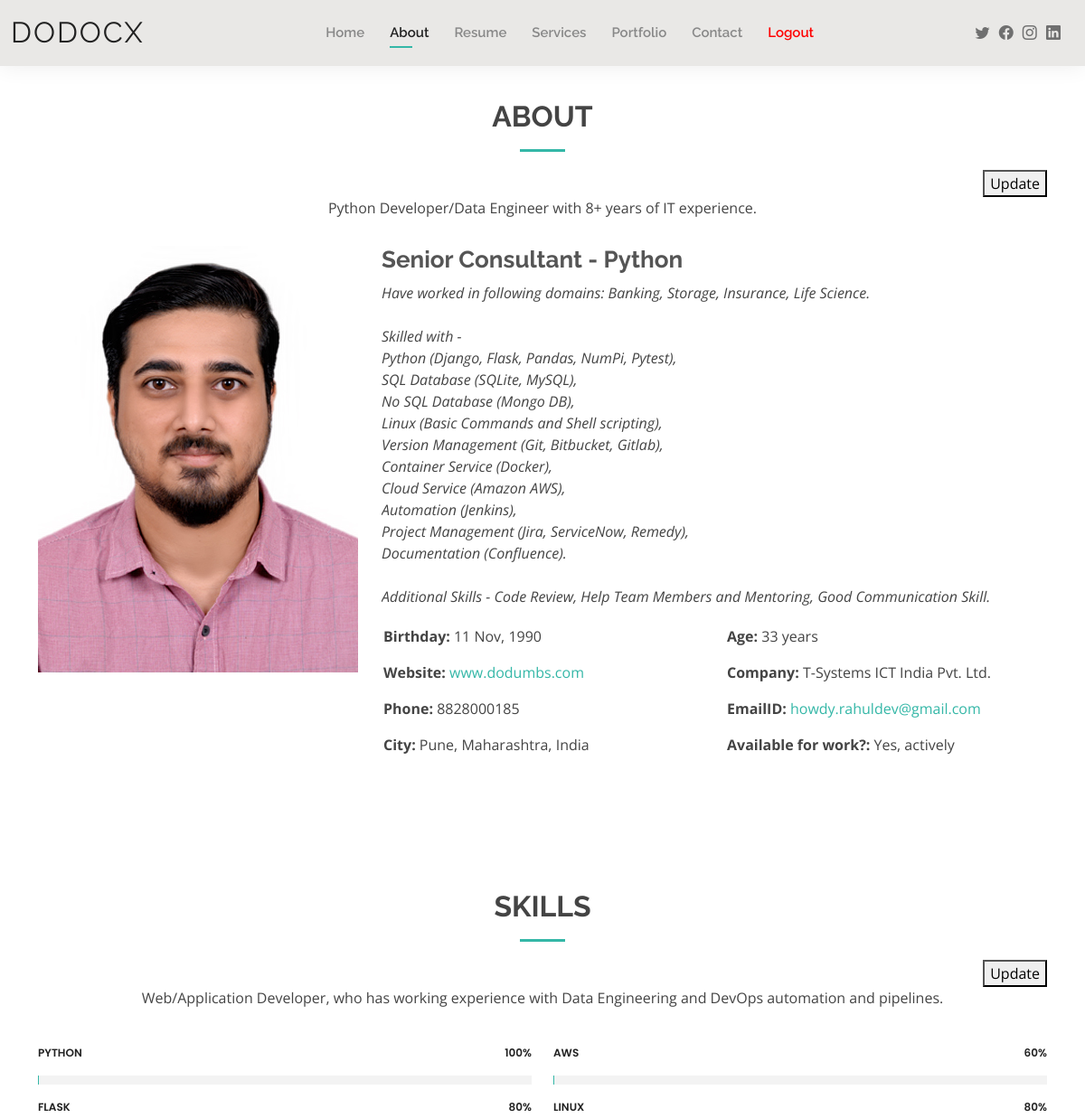
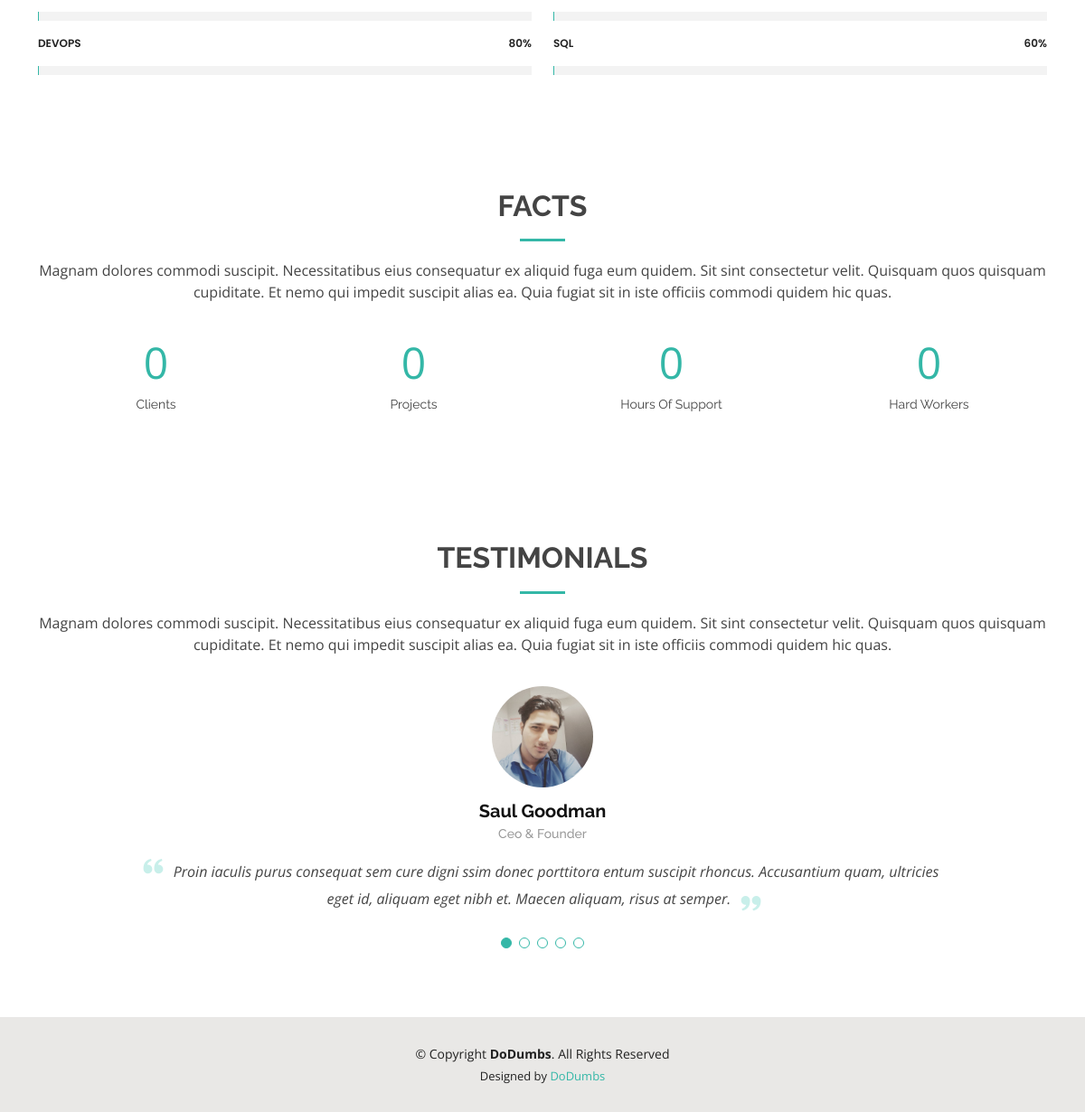
Page /about/ (signed in) on the committed database (2 pictures, top to bottom).
### database/models.py (models this page shows, shortened)
class AboutMe(db.Model):
    userid = db.Column("UserID", db.String(20), primary_key=True)
    email = db.Column("EmailID", db.String(100))
    summary = db.Column("Summary", db.String(64000))
    about = db.Column("About", db.String(16000000))
    company = db.Column("Company", db.String(100))
    dpfile = db.Column("DPFile", db.String(500))
    designation = db.Column("Designation", db.String(100))
    dob = db.Column("DOB", db.String(10))
    phone = db.Column("Phone", db.String(15))
    city = db.Column("City", db.String(100))
    availability = db.Column("Availability", db.Integer())
    website = db.Column("Website", db.String(100))

### views.py (the view)
@app.route("/about/")
@check_login
def about_me():
    userid = session[USERID]
    user_details = AboutMe.query.filter_by(userid=userid).first()
    about_fields = dict()
    about_fields[EMAIL] = anchorify(user_details.email, mailto=True)
    about_fields[SUMMARY] = user_details.summary
    about_fields[ABOUT] = urldetector(user_details.about)
    about_fields[COMPANY] = user_details.company
    about_fields[DPFILE] = user_details.dpfile
    if not about_fields[DPFILE]:
        about_fields[DPFILE] = PROFILE_PIC
    about_fields[DESIGNATION] = user_details.designation
    dob = user_details.dob
    if dob:
        about_fields[DOB] = dobformat(dob)
    else:
        about_fields[DOB] = None
    about_fields[PHONE] = user_details.phone
    about_fields[CITY] = user_details.city
    about_fields[WEBSITE] = anchorify(user_details.website)
    about_fields[AVAILABILITY] = JOB_ACTIVITY.get(user_details.availability)
    if about_fields[DOB]:
        about_fields[AGE] = calculateage(dob)
    else:
        about_fields[AGE] = None
    global ABOUTME
    ABOUTME = about_fields
    return render_template(
        ABOUT_PAGE,
        **about_fields,
        skilldesc="Web/Application Developer, who has working experience with Data Engineering and DevOps automation and pipelines.",
        skill1="Python",
        progress1="100",
        skill2="Flask",
        progress2="80",
        skill3="DevOps",
        progress3="80",
        skill4="AWS",
        progress4="60",
        skill5="Linux",
        progress5="80",
        skill6="SQL",
        progress6="60",
    )

### common_functions/module.py (called while the page is built)
def calculateage(dob):
    year, month, day = list(map(lambda s: int(s), dob.split("-")))
    birthDate = date(year, month, day)
    today = date.today()
    age = today.year - birthDate.year - ((today.month, today.day) < (birthDate.month, birthDate.day))
    return f"{age} years"

def anchorify(url, mailto=False):
    if not mailto:
        link = f"https://{url}" if not url.startswith("http") else url
        return f'<a target="_blank" href="{link}">{url}</a>'
    return f'<a target="_blank" href="mailto:{url}">{url}</a>'

def urldetector(para):
    regex = r"(?i)\b((?:https?://|www\d{0,3}[.]|[a-z0-9.\-]+[.][a-z]{2,4}/)(?:[^\s()<>]+|\(([^\s()<>]+|" \
            r"(\([^\s()<>]+\)))*\))+(?:\(([^\s()<>]+|(\([^\s()<>]+\)))*\)|[^\s`!()\[\]{};:'\".,<>?«»“”‘’]))"
    urls = re.findall(regex, para)
    for url in urls:
        para = para.replace(url[0], anchorify(url[0]))
    return para

def check_login(routefunc):
    @wraps(routefunc)
    def validate():
        userid = session.get("userid", None)
        if not userid:
            flash("You are not logged in. Please login.", "message")
            return redirect(url_for("login"))
        return routefunc()
    return validate

def dobformat(dob):
    months = {
        "01": "January",
        "02": "February",
        "03": "March",
        "04": "April",
        "05": "May",
        "06": "June",
        "07": "July",
        "08": "August",
        "09": "September",
        "10": "October",
        "11": "November",
        "12": "December",
    }
    year, month, day = dob.split("-")
    return f"{day} {months[month][:3]}, {year}"

### templates/about.html (shortened to what this page needs)
<!DOCTYPE html>
<html lang="en">
<head>
  <link href="../static/assets/vendor/aos/aos.css" rel="stylesheet">
  <link href="../static/assets/vendor/bootstrap/css/bootstrap.min.css" rel="stylesheet">
  <link href="../static/assets/vendor/bootstrap-icons/bootstrap-icons.css" rel="stylesheet">
  <link href="../static/assets/vendor/boxicons/css/boxicons.min.css" rel="stylesheet">
  <link href="../static/assets/vendor/glightbox/css/glightbox.min.css" rel="stylesheet">
  <link href="../static/assets/vendor/swiper/swiper-bundle.min.css" rel="stylesheet">
  <link href="../static/assets/css/style.css" rel="stylesheet">
</head>
<body>
  <header id="header" class="fixed-top">
    <div class="container-fluid d-flex justify-content-between align-items-center">
      <h1 class="logo me-auto me-lg-0"><a href="index.html">DoDocx</a></h1>
      <nav id="navbar" class="navbar order-last order-lg-0">
        <ul>
          <li><a href="/home">Home</a></li>
          <li><a class="active" href="/about">About</a></li>
          <li><a href="resume.html">Resume</a></li>
          <li><a href="services.html">Services</a></li>
          <li><a href="portfolio.html">Portfolio</a></li>
          <li><a href="contact.html">Contact</a></li>
          <li><a onclick="myFunction()" style="color:red;" href="#">Logout</a></li>
        </ul>
      </nav>
      <div class="header-social-links">
        <a href="#" class="twitter"><i class="bi bi-twitter"></i></a>
        <a href="#" class="facebook"><i class="bi bi-facebook"></i></a>
        <a href="#" class="instagram"><i class="bi bi-instagram"></i></a>
        <a href="#" class="linkedin"><i class="bi bi-linkedin"></i></a>
      </div>
    </div>
  </header>
  <main id="main">
    <section id="about" class="about">
      <div class="container" data-aos="fade-up">
        <div class="section-title">
          <h2>About</h2>
          <p align="right">
            <button type="button" onclick="location.href = './addormodify/';">Update</button>
          </p>
          <p>{{ summary }}</p>
        </div>
        <div class="row">
          <div class="col-lg-4">
            <img src="../static/profile_avatars/{{ dpfile }}" class="img-fluid" alt="">
          </div>
          <div class="col-lg-8 pt-4 pt-lg-0 content">
            <h3>{{ designation }}</h3>
            <p style="white-space: pre; overflow:auto; pointer-events: initial" class="fst-italic">{{ about|safe }}</p>
            <div class="row">
              <div class="col-lg-6">
                <ul>
                  <li><i class="bi bi-rounded-right"></i> <strong>Birthday:</strong> {{ dob }}</li>
                  <li><i class="bi bi-rounded-right"></i> <strong>Website:</strong> {{ website|safe }}</li>
                  <li><i class="bi bi-rounded-right"></i> <strong>Phone:</strong> {{ phone }}</li>
                  <li><i class="bi bi-rounded-right"></i> <strong>City:</strong> {{ city }}</li>
                </ul>
              </div>
              <div class="col-lg-6">
                <ul>
                  <li><i class="bi bi-rounded-right"></i> <strong>Age:</strong> {{ age }}</li>
                  <li><i class="bi bi-rounded-right"></i> <strong>Company:</strong> {{ company }}</li>
                  <li><i class="bi bi-rounded-right"></i> <strong>EmailID:</strong> {{ email|safe }}</li>
                  <li><i class="bi bi-rounded-right"></i> <strong>Available for work?:</strong> {{ availability }}</li>
                </ul>
              </div>
            </div>
          </div>
        </div>
      </div>
    </section>
    <section id="skills" class="skills">
      <div class="container" data-aos="fade-up">
        <div class="section-title">
          <h2>Skills</h2>
          <p align="right">
            <button type="button" onclick="location.href = './modifyskills/';">Update</button>
          </p>
          <p>{{ skilldesc }}</p>
        </div>
        <div class="row skills-content">
          <div class="col-lg-6">
            <div class="progress">
              <span class="skill">{{ skill1 }} <i class="val">{{ progress1 }}%</i></span>
              <div class="progress-bar-wrap">
              </div>
            </div>
            <div class="progress">
              <span class="skill">{{ skill2 }} <i class="val">{{ progress2 }}%</i></span>
              <div class="progress-bar-wrap">
              </div>
            </div>
            <div class="progress">
              <span class="skill">{{ skill3 }} <i class="val">{{ progress3 }}%</i></span>
              <div class="progress-bar-wrap">
              </div>
            </div>
          </div>
          <div class="col-lg-6">
            <div class="progress">
              <span class="skill">{{ skill4 }} <i class="val">{{ progress4 }}%</i></span>
              <div class="progress-bar-wrap">
              </div>
            </div>
            <div class="progress">
              <span class="skill">{{ skill5 }} <i class="val">{{ progress5 }}%</i></span>
              <div class="progress-bar-wrap">
              </div>
            </div>
            <div class="progress">
              <span class="skill">{{ skill6 }} <i class="val">{{ progress6 }}%</i></span>
              <div class="progress-bar-wrap">
              </div>
            </div>
          </div>
        </div>
      </div>
    </section>
    <section id="facts" class="facts">
      <div class="container" data-aos="fade-up">
        <div class="section-title">
          <h2>Facts</h2>
          <p>Magnam dolores commodi suscipit. Necessitatibus eius consequatur ex aliquid fuga eum quidem. Sit sint consectetur velit. Quisquam quos quisquam cupiditate. Et nemo qui impedit suscipit alias ea. Quia fugiat sit in iste officiis commodi quidem hic quas.</p>
        </div>
        <div class="row counters">
          <div class="col-lg-3 col-6 text-center">
            <span data-purecounter-start="0" data-purecounter-end="232" data-purecounter-duration="1" class="purecounter"></span>
            <p>Clients</p>
          </div>
          <div class="col-lg-3 col-6 text-center">
            <span data-purecounter-start="0" data-purecounter-end="521" data-purecounter-duration="1" class="purecounter"></span>
            <p>Projects</p>
          </div>
          <div class="col-lg-3 col-6 text-center">
            <span data-purecounter-start="0" data-purecounter-end="1463" data-purecounter-duration="1" class="purecounter"></span>
            <p>Hours Of Support</p>
          </div>
          <div class="col-lg-3 col-6 text-center">
            <span data-purecounter-start="0" data-purecounter-end="15" data-purecounter-duration="1" class="purecounter"></span>
            <p>Hard Workers</p>
          </div>
        </div>
      </div>
    </section>
    <section id="testimonials" class="testimonials">
      <div class="container" data-aos="fade-up">
        <div class="section-title">
          <h2>Testimonials</h2>
          <p>Magnam dolores commodi suscipit. Necessitatibus eius consequatur ex aliquid fuga eum quidem. Sit sint consectetur velit. Quisquam quos quisquam cupiditate. Et nemo qui impedit suscipit alias ea. Quia fugiat sit in iste officiis commodi quidem hic quas.</p>
        </div>
        <div class="testimonials-slider swiper" data-aos="fade-up" data-aos-delay="100">
          <div class="swiper-wrapper">
            <div class="swiper-slide">
              <div class="testimonial-item">
                <img src="../static/assets/img/testimonials/testimonials-1.jpg" class="testimonial-img" alt="">
                <h3>Saul Goodman</h3>
                <h4>Ceo &amp; Founder</h4>
                <p>
                  <i class="bx bxs-quote-alt-left quote-icon-left"></i>
                  Proin iaculis purus consequat sem cure digni ssim donec porttitora entum suscipit rhoncus. Accusantium quam, ultricies eget id, aliquam eget nibh et. Maecen aliquam, risus at semper.
                  <i class="bx bxs-quote-alt-right quote-icon-right"></i>
                </p>
              </div>
            </div>
          </div>
          <div class="swiper-pagination"></div>
        </div>
      </div>
    </section>
  </main>
  <footer id="footer">
    <div class="container">
      <div class="copyright">
        &copy; Copyright <strong><span>DoDumbs</span></strong>. All Rights Reserved
      </div>
      <div class="credits">
        Designed by <a href="https://www.dodumbs.com/">DoDumbs</a>
      </div>
    </div>
  </footer>
</body>
</html>

### static/assets/css/style.css (style rules this page uses)
body { font-family: "Open Sans", sans-serif; color: #444444; }
a { color: #34b7a7; text-decoration: none; }
h1, h2, h3, h4, h5, h6 { font-family: "Raleway", sans-serif; }
#main { margin-top: 50px; }
#header { background: #e9e8e6; box-shadow: 0px 0px 25px 0 rgba(0, 0, 0, 0.08); z-index: 997; padding: 15px 0; }
#header .logo { font-size: 32px; margin: 0; padding: 0; line-height: 1; font-weight: 400; letter-spacing: 2px; text-transform: uppercase; }
#header .logo a { color: #222222; }
.header-social-links { padding-right: 15px; }
.header-social-links a { color: #6f6f6f; padding-left: 6px; display: inline-block; line-height: 0px; transition: 0.3s; font-size: 16px; }
.navbar { padding: 0; }
.navbar ul { margin: 0; padding: 0; display: flex; list-style: none; align-items: center; }
.navbar li { position: relative; padding: 10px 0 10px 28px; }
.navbar a, .navbar a:focus { display: flex; align-items: center; justify-content: space-between; font-family: "Raleway", sans-serif; font-size: 15px; font-weight: 600; color: #888888; white-space: nowrap; transition: 0.3s; position: relative; }
.navbar>ul>li>a:before { content: ""; position: absolute; width: 0; height: 2px; bottom: -5px; left: 0; background-color: #34b7a7; visibility: hidden; width: 0px; transition: all 0.3s ease-in-out 0s; }
.navbar a:hover:before, .navbar li:hover>a:before, .navbar .active:before { visibility: visible; width: 25px; }
.navbar a:hover, .navbar .active, .navbar .active:focus, .navbar li:hover>a { color: #222222; }
section { padding: 60px 0; }
.section-title { text-align: center; padding-bottom: 30px; }
.section-title h2 { font-size: 32px; font-weight: bold; text-transform: uppercase; margin-bottom: 20px; padding-bottom: 20px; position: relative; }
.section-title h2::after { content: ""; position: absolute; display: block; width: 50px; height: 3px; background: #34b7a7; bottom: 0; left: calc(50% - 25px); }
.section-title p { margin-bottom: 0; }
.about .content h3 { font-weight: 700; font-size: 26px; color: #555555; }
.about .content ul { list-style: none; padding: 0; }
.about .content ul li { padding-bottom: 10px; }
.about .content ul i { font-size: 20px; padding-right: 2px; color: #34b7a7; }
.skills .progress { height: 60px; display: block; background: none; border-radius: 0; }
.skills .progress .skill { padding: 10px 0; margin: 0 0 6px 0; text-transform: uppercase; display: block; font-weight: 600; font-family: "Poppins", sans-serif; color: #222222; }
.skills .progress .skill .val { float: right; font-style: normal; }
.skills .progress-bar-wrap { background: #f3f3f3; }
.facts .counters span { font-size: 48px; display: block; color: #34b7a7; }
.facts .counters p { padding: 0; margin: 0 0 20px 0; font-family: "Raleway", sans-serif; font-size: 14px; }
.testimonials .testimonials-carousel, .testimonials .testimonials-slider { overflow: hidden; }
.testimonials .testimonial-item { text-align: center; }
.testimonials .testimonial-item .testimonial-img { width: 120px; border-radius: 50%; border: 4px solid #fff; margin: 0 auto; }
.testimonials .testimonial-item h3 { font-size: 20px; font-weight: bold; margin: 10px 0 5px 0; color: #111; }
.testimonials .testimonial-item h4 { font-size: 14px; color: #999; margin: 0 0 15px 0; }
.testimonials .testimonial-item .quote-icon-left, .testimonials .testimonial-item .quote-icon-right { color: #c8efea; font-size: 26px; }
.testimonials .testimonial-item .quote-icon-left { display: inline-block; left: -5px; position: relative; }
.testimonials .testimonial-item .quote-icon-right { display: inline-block; right: -5px; position: relative; top: 10px; }
.testimonials .testimonial-item p { font-style: italic; margin: 0 auto 15px auto; }
@media (min-width: 992px) { .testimonials .testimonial-item p { width: 80%; } }
.testimonials .swiper-pagination { margin-top: 20px; position: relative; }
#footer { background: #e9e8e6; padding: 30px 0; color: #222222; font-size: 14px; text-align: center; }
#footer .credits { padding-top: 5px; font-size: 13px; }
#footer .credits a { color: #34b7a7; }

### rows in the picture
AboutMe: Summary "Python Developer/Data Engineer with 8+ years of IT experience.", DPFile (picture), Designation "Senior Consultant - Python", About "Have worked in following domains: Banking, Storage, Insurance, Life Science. Skilled with - Python (Django, Flask, Pandas, NumPi, Pytest), SQL Database (SQLite, MySQL), No SQL Database (Mongo DB), Linux (Basic Commands and Shell scripting), Version Management (Git, Bitbucket, Gitlab), Container Service (Docker), Cloud Service (Amazon AWS), Automation (Jenkins), Project Management (Jira, ServiceNow, Remedy), Documentation (Confluence). Additional Skills - Code Review, Help Team Members and Mentoring, Good Communication Skill.", Website "www.dodumbs.com", Phone "8828000185", City "Pune, Maharashtra, India", Company "T-Systems ICT India Pvt. Ltd.", EmailID "howdy.rahuldev@gmail.com"

### other values in the picture
{{ dob }} "11 Nov, 1990"
{{ availability }} "Yes, actively"
{{ skilldesc }} "Web/Application Developer, who has working experience with Data Engineering and DevOps automation and pipelines."
{{ skill1 }} "PYTHON"
{{ progress1 }} "100"
{{ skill2 }} "FLASK"
{{ progress2 }} "80"
{{ skill3 }} "DEVOPS"
{{ progress3 }} "80"
{{ skill4 }} "AWS"
{{ progress4 }} "60"
{{ skill5 }} "LINUX"
{{ progress5 }} "80"
{{ skill6 }} "SQL"
{{ progress6 }} "60"
